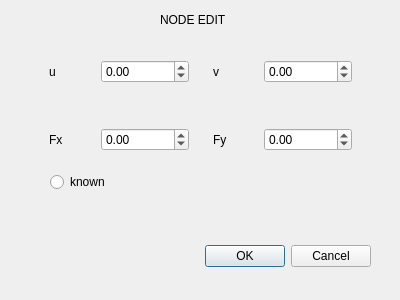
<?xml version="1.0" encoding="UTF-8"?>
<ui version="4.0">
 <class>NodeEditDialog</class>
 <widget class="QDialog" name="NodeEditDialog">
  <property name="geometry">
   <rect>
    <x>0</x>
    <y>0</y>
    <width>400</width>
    <height>300</height>
   </rect>
  </property>
  <property name="windowTitle">
   <string>Dialog</string>
  </property>
  <widget class="QDialogButtonBox" name="buttonBox">
   <property name="geometry">
    <rect>
     <x>30</x>
     <y>240</y>
     <width>341</width>
     <height>32</height>
    </rect>
   </property>
   <property name="orientation">
    <enum>Qt::Horizontal</enum>
   </property>
   <property name="standardButtons">
    <set>QDialogButtonBox::Cancel|QDialogButtonBox::Ok</set>
   </property>
  </widget>
  <widget class="QWidget" name="widget_5" native="true">
   <property name="geometry">
    <rect>
     <x>40</x>
     <y>40</y>
     <width>321</width>
     <height>131</height>
    </rect>
   </property>
   <layout class="QGridLayout" name="gridLayout">
    <item row="0" column="0">
     <widget class="QWidget" name="widget" native="true">
      <layout class="QHBoxLayout" name="horizontalLayout">
       <item>
        <widget class="QLabel" name="label">
         <property name="text">
          <string>u</string>
         </property>
        </widget>
       </item>
       <item>
        <widget class="QDoubleSpinBox" name="uValue">
         <property name="minimum">
          <double>-99999999.000000000000000</double>
         </property>
         <property name="maximum">
          <double>99999999.000000000000000</double>
         </property>
        </widget>
       </item>
      </layout>
     </widget>
    </item>
    <item row="1" column="0">
     <widget class="QWidget" name="widget_3" native="true">
      <layout class="QHBoxLayout" name="horizontalLayout_3">
       <item>
        <widget class="QLabel" name="label_3">
         <property name="text">
          <string>Fx</string>
         </property>
        </widget>
       </item>
       <item>
        <widget class="QDoubleSpinBox" name="fxValue">
         <property name="minimum">
          <double>-99999999.000000000000000</double>
         </property>
         <property name="maximum">
          <double>99999999.000000000000000</double>
         </property>
        </widget>
       </item>
      </layout>
     </widget>
    </item>
    <item row="1" column="1">
     <widget class="QWidget" name="widget_4" native="true">
      <layout class="QHBoxLayout" name="horizontalLayout_4">
       <item>
        <widget class="QLabel" name="label_4">
         <property name="text">
          <string>Fy</string>
         </property>
        </widget>
       </item>
       <item>
        <widget class="QDoubleSpinBox" name="fyValue">
         <property name="minimum">
          <double>-99999999.000000000000000</double>
         </property>
         <property name="maximum">
          <double>99999999.000000000000000</double>
         </property>
        </widget>
       </item>
      </layout>
     </widget>
    </item>
    <item row="0" column="1">
     <widget class="QWidget" name="widget_2" native="true">
      <layout class="QHBoxLayout" name="horizontalLayout_2">
       <item>
        <widget class="QLabel" name="label_2">
         <property name="text">
          <string>v</string>
         </property>
        </widget>
       </item>
       <item>
        <widget class="QDoubleSpinBox" name="vValue">
         <property name="minimum">
          <double>-99999999.000000000000000</double>
         </property>
         <property name="maximum">
          <double>99999999.989999994635582</double>
         </property>
        </widget>
       </item>
      </layout>
     </widget>
    </item>
   </layout>
  </widget>
  <widget class="QLabel" name="label_5">
   <property name="geometry">
    <rect>
     <x>160</x>
     <y>10</y>
     <width>81</width>
     <height>20</height>
    </rect>
   </property>
   <property name="text">
    <string>NODE EDIT</string>
   </property>
  </widget>
  <widget class="QRadioButton" name="deltaKnown">
   <property name="geometry">
    <rect>
     <x>50</x>
     <y>170</y>
     <width>146</width>
     <height>24</height>
    </rect>
   </property>
   <property name="text">
    <string>known</string>
   </property>
  </widget>
 </widget>
 <resources/>
 <connections>
  <connection>
   <sender>buttonBox</sender>
   <signal>accepted()</signal>
   <receiver>NodeEditDialog</receiver>
   <slot>accept()</slot>
   <hints>
    <hint type="sourcelabel">
     <x>248</x>
     <y>254</y>
    </hint>
    <hint type="destinationlabel">
     <x>157</x>
     <y>274</y>
    </hint>
   </hints>
  </connection>
  <connection>
   <sender>buttonBox</sender>
   <signal>rejected()</signal>
   <receiver>NodeEditDialog</receiver>
   <slot>reject()</slot>
   <hints>
    <hint type="sourcelabel">
     <x>316</x>
     <y>260</y>
    </hint>
    <hint type="destinationlabel">
     <x>286</x>
     <y>274</y>
    </hint>
   </hints>
  </connection>
 </connections>
</ui>
